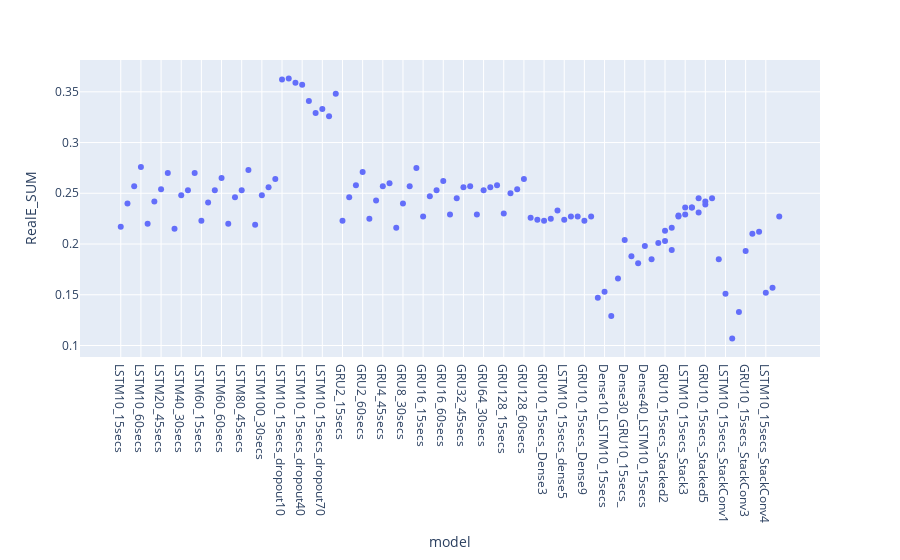

Notebook source saved alongside this figure:
### Code cell
fig = px.scatter(df, x=df.index, y="RealE_SUM", height=800)
fig.show()

### Figure 1 — Plotly figure (JSON) as saved in the notebook; plotly's stock layout.template omitted (floating-point values rounded to 4 significant figures)
{"data": [{"hovertemplate": "model=%{x}<br>RealE_SUM=%{y}<extra></extra>", "legendgroup": "", "marker": {"color": "#636efa", "symbol": "circle"}, "mode": "markers", "name": "", "orientation": "v", "showlegend": false, "type": "scatter", "x": ["LSTM10_15secs", "LSTM10_30secs", "LSTM10_45secs", "LSTM10_60secs", "LSTM20_15secs", "LSTM20_30secs", "LSTM20_45secs", "LSTM20_60secs", "LSTM40_15secs", "LSTM40_30secs", "LSTM40_45secs", "LSTM40_60secs", "LSTM60_15secs", "LSTM60_30secs", "LSTM60_45secs", "LSTM60_60secs", "LSTM80_15secs", "LSTM80_30secs", "LSTM80_45secs", "LSTM80_60secs", "LSTM100_15secs", "LSTM100_30secs", "LSTM100_45secs", "LSTM100_60secs", "LSTM10_15secs_dropout10", "LSTM10_15secs_dropout20", "LSTM10_15secs_dropout30", "LSTM10_15secs_dropout40", "LSTM10_15secs_dropout50", "LSTM10_15secs_dropout60", "LSTM10_15secs_dropout70", "LSTM10_15secs_dropout80", "LSTM10_15secs_dropout90", "GRU2_15secs", "GRU2_30secs", "GRU2_45secs", "GRU2_60secs", "GRU4_15secs", "GRU4_30secs", "GRU4_45secs", "GRU4_60secs", "GRU8_15secs", "GRU8_30secs", "GRU8_45secs", "GRU8_60secs", "GRU16_15secs", "GRU16_30secs", "GRU16_45secs", "GRU16_60secs", "GRU32_15secs", "GRU32_30secs", "GRU32_45secs", "GRU32_60secs", "GRU64_15secs", "GRU64_30secs", "GRU64_45secs", "GRU64_60secs", "GRU128_15secs", "GRU128_30secs", "GRU128_45secs", "GRU128_60secs", "GRU10_15secs_Dense1", "LSTM10_15secs_dense1", "GRU10_15secs_Dense3", "LSTM10_15secs_dense3", "GRU10_15secs_Dense5", "LSTM10_15secs_dense5", "GRU10_15secs_Dense7", "LSTM10_15secs_dense7", "GRU10_15secs_Dense9", "LSTM10_15secs_dense9", "Dense10_GRU10_15secs_", "Dense10_LSTM10_15secs", "Dense20_GRU10_15secs_", "Dense20_LSTM10_15secs", "Dense30_GRU10_15secs_", "Dense30_LSTM10_15secs", "Dense40_GRU10_15secs_", "Dense40_LSTM10_15secs", "Dense50_GRU10_15secs_", "Dense50_LSTM10_15secs", "GRU10_15secs_Stacked2", "LSTM10_15secs_Stack2", "GRU10_15secs_Stacked3", "LSTM10_15secs_Stack3", "GRU10_15secs_Stacked4", "LSTM10_15secs_Stack4", "GRU10_15secs_Stacked5", "GRU10_15secs_Stacked2", "LSTM10_15secs_Stack2", "GRU10_15secs_Stacked3", "LSTM10_15secs_Stack3", "GRU10_15secs_Stacked4", "LSTM10_15secs_Stack4", "GRU10_15secs_Stacked5", "LSTM10_15secs_Stack5", "GRU10_15secs_StackConv1", "LSTM10_15secs_StackConv1", "GRU10_15secs_StackConv2", "LSTM10_15secs_StackConv2", "GRU10_15secs_StackConv3", "LSTM10_15secs_StackConv3", "GRU10_15secs_StackConv4", "LSTM10_15secs_StackConv4", "GRU10_15secs_StackConv5", "LSTM10_15secs_StackConv5"], "xaxis": "x", "y": [0.217, 0.24, 0.257, 0.276, 0.22, 0.242, 0.254, 0.27, 0.215, 0.248, 0.253, 0.27, 0.223, 0.241, 0.253, 0.265, 0.22, 0.246, 0.253, 0.273, 0.219, 0.248, 0.256, 0.264, 0.362, 0.363, 0.359, 0.357, 0.341, 0.329, 0.333, 0.326, 0.348, 0.223, 0.246, 0.258, 0.271, 0.225, 0.243, 0.257, 0.26, 0.216, 0.24, 0.257, 0.275, 0.227, 0.247, 0.253, 0.262, 0.229, 0.245, 0.256, 0.257, 0.229, 0.253, 0.256, 0.258, 0.23, 0.25, 0.254, 0.264, 0.226, 0.224, 0.223, 0.225, 0.233, 0.224, 0.227, 0.227, 0.223, 0.227, 0.147, 0.153, 0.129, 0.166, 0.204, 0.188, 0.181, 0.198, 0.185, 0.201, 0.213, 0.194, 0.228, 0.236, 0.236, 0.245, 0.239, 0.203, 0.216, 0.227, 0.229, 0.236, 0.231, 0.242, 0.245, 0.185, 0.151, 0.107, 0.133, 0.193, 0.21, 0.212, 0.152, 0.157, 0.227], "yaxis": "y"}], "layout": {"autosize": true, "legend": {"tracegroupgap": 0}, "margin": {"t": 60}, "xaxis": {"anchor": "y", "autorange": true, "domain": [0, 1], "range": [-5.803, 103.8], "title": {"text": "model"}, "type": "category"}, "yaxis": {"anchor": "x", "autorange": true, "domain": [0, 1], "range": [0.09046, 0.3795], "title": {"text": "RealE_SUM"}, "type": "linear"}}}
